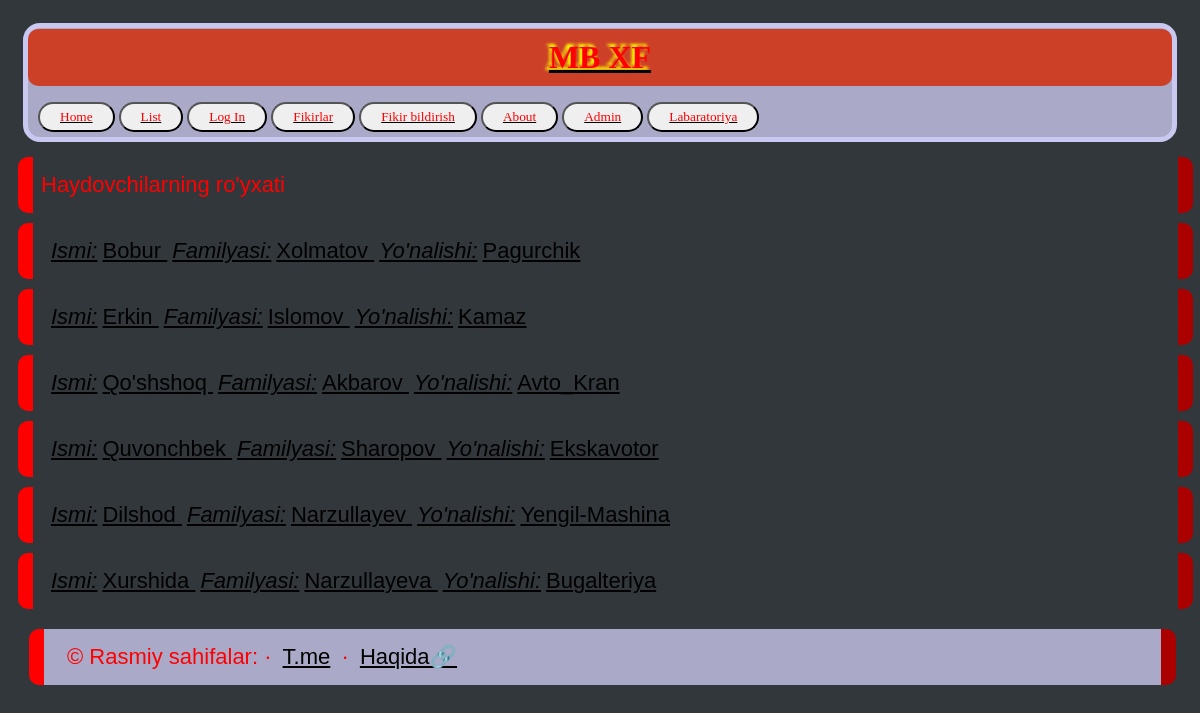
The page /lists/ on the database as committed earlier.
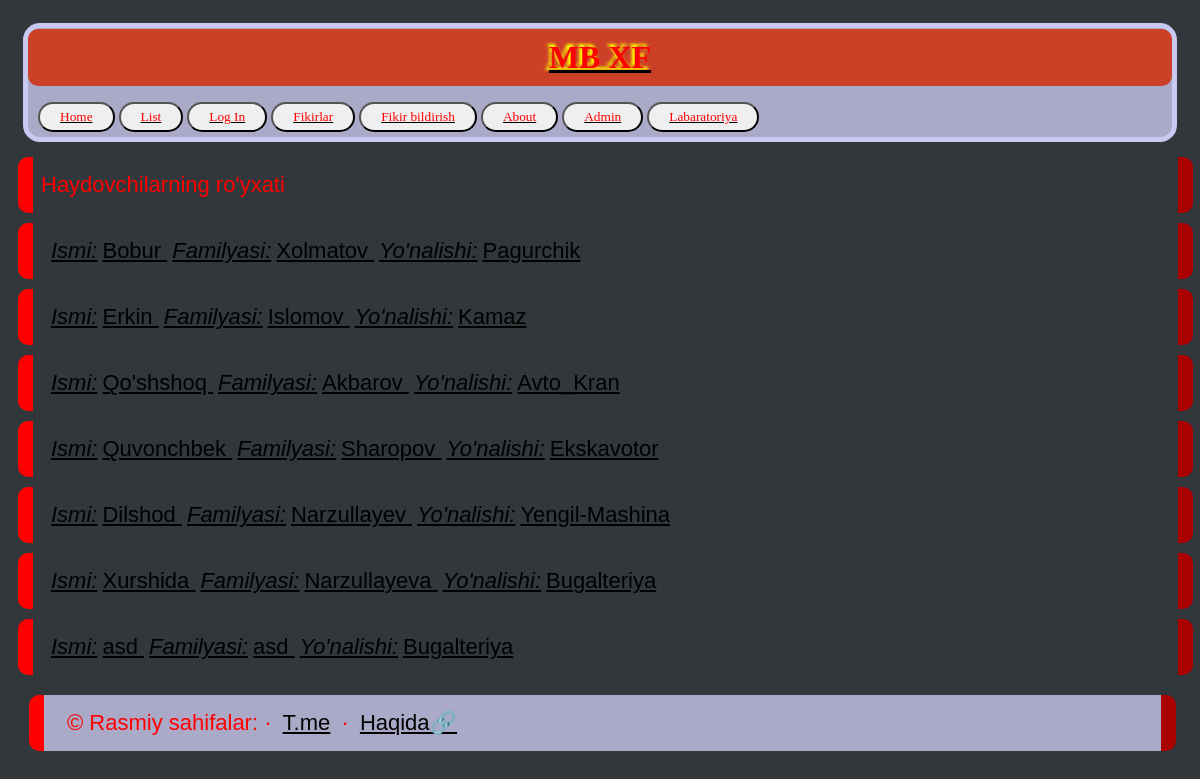
The same page on the database as committed later.
### driver/models.py (models this page shows, shortened)
class Driver(models.Model):
    Ismi = models.CharField(max_length=20)
    Familyasi = models.CharField(max_length=20)
    Yoshi = models.IntegerField(default=0)
    Staji = models.IntegerField(default=0)
    Yonalish = models.ForeignKey("Yonalish", on_delete=models.CASCADE)

class Yonalish(models.Model):
    user = models.OneToOneField(User,on_delete=models.CASCADE)
    def  __str__(self):
        return str(self.user)

class User(AbstractUser):
    pass

### driver/views.py (the view)
# urls.py: path('lists/', lists, name="Ro\'yxat"),
def lists(request):
    driver = Driver.objects.all()
    context = {
        "drivers" : driver
    }
    return render(request,"foydalanuvchilar.html", context)

### templates/foydalanuvchilar.html
{% extends 'base.html' %} {% block content %}
</head>
<div class="mijoz">Haydovchilarning ro'yxati</div>
<body>
    {%for driver in drivers %}
    <div class='mijoz'>
        <a href="{{ driver.pk }}/">
            <em>Ismi:</em>{{ driver.Ismi }} <em>Familyasi:</em>{{ driver.Familyasi}} <em>Yo'nalishi:</em>{{driver.Yonalish}}
        </a>
    </div>
    {%endfor%}
</body>
{% endblock content %}

### templates/base.html (shortened to what this page needs)
<HTML>
<head>
</head>
<body>
<header>
    <div class="figiru">
        <a href=""><h1 class="headr" >MB XF</h1></a>
        <button><a href="{% url 'driver:Home' %}"><h8 class="headrlink" >Home</h8></a></button>
        <button><a href="{% url 'driver:Ro\'yxat' %}"><h8 class="headrlink" >List</h8></a></button>
        <button><a href="{% url 'driver:Yaratish' %}"><h8 class="headrlink" >Log In</h8></a></button>
        <button><a href="{% url 'driver:Fikirlar' %}"><h8 class="headrlink" >Fikirlar</h8></a></button>
        <button><a href="{% url 'driver:Fikir-yaratish' %}"><h8 class="headrlink" > Fikir bildirish</h8></a></button>
        <button><a href="{% url 'driver:Haqida' %}"><h8 class="headrlink" >About</h8></a></button>
        <button><a href="/admin"><h8 class="headrlink" >Admin</h8></a></button>
        <button><a href="{% url 'driver:Labaratoriya' %}"><h8 class="headrlink" >Labaratoriya</h8></a></button>
    </div>
</header>
{% block content %}
{% endblock content %}
 <footer id="footer">
     <div class="container">
    <div class='about' >&copy; Rasmiy sahifalar: &middot; <a href="https://t.me/Dilshod_Narzullayev_Almurod_ogli">T.me</a> &middot;
  <a href="{% url 'driver:Haqida' %}">Haqida🔗 </a></div></div>
    </footer>
</body>
</HTML>

### templates/base.html (style rules this page uses)
* { padding: 5px; color: black; }
body { background: rgb(50, 55, 59); text-align: justify; box-sizing: border-box; color: red; }
em { color: black; }
.headr { padding-bottom: 10px; padding-top: 10px; color: red; text-align: center; font-family: Algerian; font-size:200%; background: rgb(204, 64, 40); width: 100%; border-radius: 10px; margin-top: -22px; margin-left: -5px; text-shadow: -3px -3px 3px yellow; transition: 1s; }
.headrlink { color: red; text-align: center; font-family: Algerian; font-size: 100%; width: 1000%; transition: 0.5s; }
.figiru { border: 5px solid rgb(200, 200, 240); border-radius: 17px; background-color: rgb(170,170,200); }
.mijoz { padding-top: 15px; padding-bottom: 15px; padding-left: 8px; padding-right: 8px; margin-top: 10px; background-color: rgb(50, 55, 59); color: red; font-size: 21px; font-family: Arial, Helvetica, sans-serif; width: 97%; border-left: outset 15px red; border-right: outset 15px red; border-radius: 10px; font-size: 22px; transition: 1s; }
button { border-radius: 20px; padding-left: 10px; padding-right: 10px; margin-top: -70; }
.about { padding-top: 15px; padding-bottom: 15px; padding-left: 2%; padding-right: 2%; margin-top: 10px; margin-right: 1%; margin-left: 0.1%; color: red; font-family: Arial, Helvetica, sans-serif; width: 93.6%; border-left: outset 15px red; border-right: outset 15px red; border-radius: 10px; font-size: 22px; background-color: rgb(170,170,200); transition: 1s; }

Rows that differ between the two databases and show on the page:
added Driver: Ismi "asd", Familyasi "asd", Yonalish "Bugalteriya"
